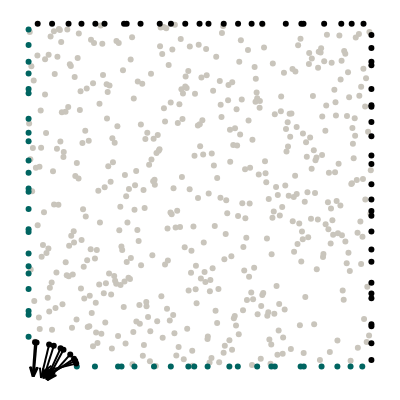

The notebook cell saved with this chart:
### Markdown cell above
## Geometry

We want to model a quarter of a plate with an elliptical hole. The domain itself is represented by collocation points, the boundaries are represented by uniformly sampled points along the perimeter.

### Code cell
import os

import numpy as np
import plotly.figure_factory as ff
import plotly.graph_objects as go
import torch
from plotly.express.colors import sequential
from scipy.stats import qmc
from torch.optim.lr_scheduler import StepLR
from tqdm import tqdm

import wandb
from global_constants import LBD, MU, N1, N2, L, R

# Track notebook
os.environ["WANDB_NOTEBOOK_NAME"] = "./torch.ipynb"

# Elliptical axis in x direction
Rx = 0.14
Ry = R**2 / Rx
# Edge samples
N = 25
# Number of collocation points
M = 500
# Epochs
EPOCHS = 25000
# Batch size
BATCH_SIZE = 100
# Learning rate
LR = 0.001
# Scheduler step width
STEP = 1000
# Gamma factor of scheduler
GAMMA = 0.8
# Number of hidden neurons
HN = 40
# Number of hidden layers
LAYERS = 4
# Weight of PDE loss
W_PDE = 1.0
# Weight of Dirichlet loss
W_DIR = 1.0
# Weight of Neumann loss
W_NEU = 1.0
# Weight of hole loss
W_HOLE = 1.0
# Weight update factor
ALPHA = 0.9
# Variance
SIGMA = 1.0
# Fourier features
FEATURES = 40
# precision
DTYPE = torch.float32


wandb.init(
    project="pinn_hole_plate",
    entity="ddped",
    name=f"G:{GAMMA}|LR:{LR}|S:{SIGMA}|F:{FEATURES}|HN:{HN}",
    save_code = True,
    config={
        "Rx": Rx,
        "N_edge": N,
        "M_collocation": M,
        "epochs": EPOCHS,
        "batch_size": BATCH_SIZE,
        "learning_rate": LR,
        "scheduler_step": STEP,
        "scheduler_gamma": GAMMA,
        "hidden_neurons": HN,
        "n_layers": LAYERS,
        "alpha": ALPHA,
        "sigma": SIGMA,
        "fourier_features": FEATURES,
    },
)


def sample_domain():
    # Create collocation points
    points = qmc.LatinHypercube(d=2).random(M)
    mask = (((points[:, 0] ** 2) / (Rx**2)) + ((points[:, 1] ** 2) / (Ry**2))) > 1
    collocation = torch.tensor(points[mask], dtype=DTYPE)

    # Top boundary
    x_top = L * torch.tensor(qmc.LatinHypercube(d=1).random(N), dtype=DTYPE)
    y_top = L * torch.ones((N, 1))
    top = torch.column_stack([x_top, y_top])

    # Right boundary
    x_right = L * torch.ones((N, 1))
    y_right = L * torch.tensor(qmc.LatinHypercube(d=1).random(N), dtype=DTYPE)
    right = torch.column_stack([x_right, y_right])

    # Bottom boundary
    NN = int(N * (L - Rx) / L)
    rand_samp = qmc.LatinHypercube(d=1).random(NN)
    x_bottom = Rx + (L - Rx) * torch.tensor(rand_samp, dtype=DTYPE)
    y_bottom = torch.zeros((NN, 1))
    bottom = torch.column_stack([x_bottom, y_bottom])

    # Left boundary
    NN = int(N * (L - Ry) / L)
    rand_samp = qmc.LatinHypercube(d=1).random(NN)
    x_left = torch.zeros((NN, 1))
    y_left = Ry + (L - Ry) * torch.tensor(rand_samp, dtype=DTYPE)
    left = torch.column_stack([x_left, y_left])

    # Hole boundary
    rand_samp = qmc.LatinHypercube(d=1).random(int(N * np.pi * Rx / L)).ravel()
    phi = 0.5 * np.pi * torch.tensor(rand_samp, dtype=DTYPE)
    x_hole = Rx * torch.cos(phi)
    y_hole = Ry * torch.sin(phi)
    n_hole = torch.stack([-Ry * torch.cos(phi), -Rx * torch.sin(phi)]).T
    n_hole = n_hole / torch.linalg.norm(n_hole, axis=1)[:, None]
    hole = torch.column_stack([x_hole, y_hole])

    return collocation, top, bottom, left, right, hole, n_hole


collo, top, bottom, left, right, hole, n_hole = sample_domain()

# Visualize geometry
with torch.no_grad():
    mode = "markers"
    gray = dict(color="#C9C5BC")
    green = dict(color="#006561")
    black = dict(color="black")
    fig = ff.create_quiver(
        hole[:, 0], hole[:, 1], n_hole[:, 0], n_hole[:, 1], marker=black
    )
    fig.add_trace(go.Scatter(x=collo[:, 0], y=collo[:, 1], mode=mode, marker=gray))
    fig.add_trace(go.Scatter(x=top[:, 0], y=top[:, 1], mode=mode, marker=black))
    fig.add_trace(go.Scatter(x=bottom[:, 0], y=bottom[:, 1], mode=mode, marker=green))
    fig.add_trace(go.Scatter(x=left[:, 0], y=left[:, 1], mode=mode, marker=green))
    fig.add_trace(go.Scatter(x=right[:, 0], y=right[:, 1], mode=mode, marker=black))
    fig.add_trace(go.Scatter(x=hole[:, 0], y=hole[:, 1], mode=mode, marker=black))
    fig.layout.yaxis.scaleanchor = "x"
    fig.update_layout(
        template="none",
        width=400,
        height=400,
        margin=dict(l=0, r=0, b=0, t=0),
        showlegend=False,
    )
    fig.update_xaxes(visible=False)
    fig.update_yaxes(visible=False)
    fig.show()

### Figure 1 — Plotly figure (JSON) as saved in the notebook; plotly's stock layout.template omitted (floating-point values rounded to 4 significant figures; data arrays with more than 128 entries replaced by an {"elided": "..."} marker saying what was removed)
{"data": [{"marker": {"color": "black"}, "mode": "lines", "type": "scatter", "x": [0.1215, 0.05496, null, 0.05993, 0.03644, null, 0.0735, 0.04348, null, 0.1361, 0.04565, null, 0.1325, 0.04939, null, 0.09328, 0.0518, null, 0.01892, 0.01198, null, 0.1018, 0.05425, null, 0.02323, 0.01468, null, 0.139, 0.04171, null, 0.06606, 0.05496, 0.08138, null, 0.03309, 0.03644, 0.05303, null, 0.04216, 0.04348, 0.06173, null, 0.06679, 0.04565, 0.07552, null, 0.06711, 0.04939, 0.07852, null, 0.05416, 0.0518, 0.07283, null, 0.003699, 0.01198, 0.02417, null, 0.05863, 0.05425, 0.07668, null, 0.006867, 0.01468, 0.02731, null, 0.06674, 0.04171, 0.07152, null], "y": [0.03548, -0.03917, null, 0.06455, -0.03265, null, 0.06079, -0.03459, null, 0.01667, -0.0259, null, 0.0231, -0.03255, null, 0.05327, -0.03773, null, 0.07077, -0.02899, null, 0.04904, -0.03894, null, 0.07044, -0.0292, null, 0.008653, -0.01461, null, -0.01129, -0.03917, -0.02495, null, -0.002836, -0.03265, -0.007656, null, -0.004624, -0.03459, -0.01078, null, -0.004615, -0.0259, -0.02318, null, -0.008338, -0.03255, -0.02539, null, -0.007819, -0.03773, -0.01633, null, -0.0001504, -0.02899, -0.001575, null, -0.009259, -0.03894, -0.01901, null, -0.0002301, -0.0292, -0.001985, null, 0.001927, -0.01461, -0.01803, null]}, {"marker": {"color": "#C9C5BC"}, "mode": "markers", "type": "scatter", "x": {"elided": "497 float values"}, "y": {"elided": "497 float values"}}, {"marker": {"color": "black"}, "mode": "markers", "type": "scatter", "x": [0.7503, 0.8019, 0.4987, 0.7957, 0.9424, 0.6506, 0.8621, 0.06853, 0.2215, 0.611, 0.3266, 0.9121, 0.1948, 0.2861, 0.5247, 0.457, 0.3825, 0.977, 0.1165, 0.1542, 0.02654, 0.2784, 0.4153, 0.6815, 0.5692], "y": [1, 1, 1, 1, 1, 1, 1, 1, 1, 1, 1, 1, 1, 1, 1, 1, 1, 1, 1, 1, 1, 1, 1, 1, 1]}, {"marker": {"color": "#006561"}, "mode": "markers", "type": "scatter", "x": [0.9392, 0.7935, 0.1936, 0.4148, 0.1407, 0.7082, 0.8027, 0.3658, 0.8546, 0.7182, 0.5222, 0.4661, 0.2711, 0.261, 0.9734, 0.6103, 0.9008, 0.3088, 0.5857, 0.6667, 0.4833], "y": [0, 0, 0, 0, 0, 0, 0, 0, 0, 0, 0, 0, 0, 0, 0, 0, 0, 0, 0, 0, 0]}, {"marker": {"color": "#006561"}, "mode": "markers", "type": "scatter", "x": [0, 0, 0, 0, 0, 0, 0, 0, 0, 0, 0, 0, 0, 0, 0, 0, 0, 0, 0, 0, 0, 0, 0], "y": [0.1623, 0.1512, 0.7232, 0.3929, 0.2717, 0.9383, 0.3298, 0.5101, 0.797, 0.6012, 0.4596, 0.2261, 0.5192, 0.8893, 0.5654, 0.4003, 0.08692, 0.2924, 0.8099, 0.6821, 0.9832, 0.657, 0.8549]}, {"marker": {"color": "black"}, "mode": "markers", "type": "scatter", "x": [1, 1, 1, 1, 1, 1, 1, 1, 1, 1, 1, 1, 1, 1, 1, 1, 1, 1, 1, 1, 1, 1, 1, 1, 1], "y": [0.1234, 0.4874, 0.7626, 0.9293, 0.7134, 0.3058, 0.8096, 0.4398, 0.6161, 0.1173, 0.8894, 0.2446, 0.01887, 0.1991, 0.5909, 0.8787, 0.5321, 0.7576, 0.06779, 0.9675, 0.3938, 0.3416, 0.672, 0.2128, 0.4541]}, {"marker": {"color": "black"}, "mode": "markers", "type": "scatter", "x": [0.1215, 0.05993, 0.0735, 0.1361, 0.1325, 0.09328, 0.01892, 0.1018, 0.02323, 0.139], "y": [0.03548, 0.06455, 0.06079, 0.01667, 0.0231, 0.05327, 0.07077, 0.04904, 0.07044, 0.008653]}], "layout": {"height": 400, "hovermode": "closest", "margin": {"b": 0, "l": 0, "r": 0, "t": 0}, "showlegend": false, "width": 400, "xaxis": {"visible": false}, "yaxis": {"scaleanchor": "x", "visible": false}}}
